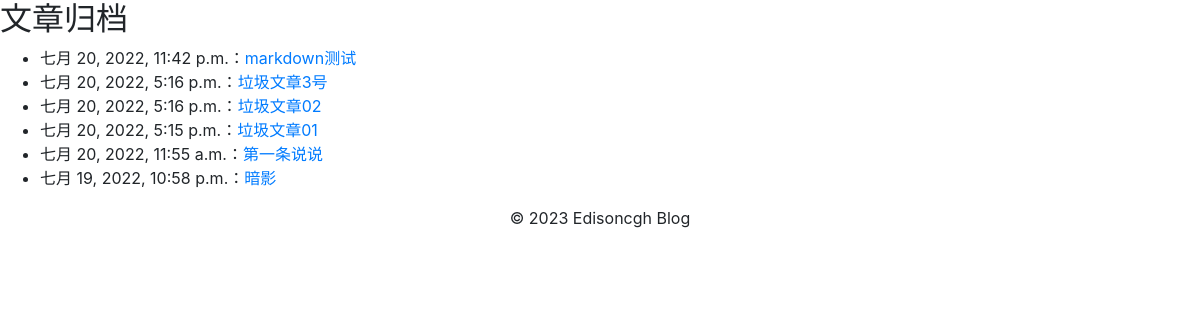
Screenshot of /blog/archive/ with the database file from the repository.
### blog/models.py (models this page shows, shortened)
class Article(models.Model):
    SMALL_TALK = 'sm'
    BLOG_ARTICLE = 'lg'
    CONTENT_TYPE_CHOICE = (
        (SMALL_TALK, '说说'),
        (BLOG_ARTICLE, '博文')
    )
    content_type = models.CharField(
        max_length=5,
        choices=CONTENT_TYPE_CHOICE,
        default=BLOG_ARTICLE,
        verbose_name='内容类型'
    )  # 内容类型，默认为博文
    category = models.ForeignKey(
        Category, on_delete=models.CASCADE, verbose_name='文章分类', null=True, blank=True)  # 外键，指向所属分类
    article_id = models.IntegerField(
        verbose_name='文章ID', primary_key=True)  # 主键，自增
    title = models.CharField(verbose_name='标题', max_length=50, default='无题')
    content = MDTextField(verbose_name='正文', blank=True, null=True)
    publish_date = models.DateTimeField(
        verbose_name='发布日期', default=timezone.now, editable=False)
    comment_num = models.PositiveIntegerField(
        verbose_name='评论数', default=0, editable=False)
    like_num = models.PositiveIntegerField(
        verbose_name='点赞数', default=0, editable=False)
    visit_num = models.PositiveIntegerField(
        verbose_name='浏览数', default=0, editable=False)
    class Meta:
        db_table = "articles"  # 数据库表名
        ordering = ['-publish_date']  # 按发布日志降序排序
        verbose_name = '文章'  # 指定后台显示模型名称
        verbose_name_plural = '所有文章'  # 指定后台显示模型复数名称

### blog/views.py (the view)
# urls.py: path('archive/', views.archive, name='archive'),
def archive(request):  # 归档页面
    articles = Article.objects.filter(
        publish_date__isnull=False
    ).order_by('-publish_date')
    return render(request, 'archive.html', {'articles': articles})

### blog/templates/archive.html (shortened to what this page needs)
{% extends 'base.html' %}
{% block content %}
<h2>文章归档</h2>
<ul>
    {% for article in articles %}
    <li>{{ article.publish_date }}：<a href="{% url 'blog:content' article.article_id %}">{{ article.title }}</a>
    </li>
    {% endfor %}
</ul>
{% endblock %}

### blog/templates/base.html (shortened to what this page needs)
<!DOCTYPE html>
<html>
<head>
    {% load static %}
    <link href="{% static 'mdeditor/css/editormd.min.css' %}" rel="stylesheet">
    <link href="{% static 'mdeditor/css/editormd.preview.css' %}" rel="stylesheet">
    <link rel="stylesheet" href="{%static 'plugins/OwO/OwO.min.css'%}">
    <link rel="stylesheet" href="https://cdn.jsdelivr.net/npm/bootstrap@4.6.2/dist/css/bootstrap.min.css"
>
    <link rel="stylesheet" href="https://unpkg.com/purecss@2.0.3/build/pure-min.css"
>
    <link rel="stylesheet" href="https://unpkg.com/purecss@1.0.0/build/base-min.css">
    <link rel="stylesheet" href="https://cdn.jsdelivr.net/npm/uikit@3.2.2/dist/css/uikit.min.css" />
</head>
<body>
    <main>
        {% block content %}{% endblock %}
    </main>
    <footer>
        <center>
            <p>&copy; {% now "Y" %} Edisoncgh Blog</p>
        </center>
    </footer>
</body>
</html>

### rows the page displays
Article: publish_date "七月 20, 2022, 11:42 p.m.", title "markdown测试"
Article: publish_date "七月 20, 2022, 5:16 p.m.", title "垃圾文章3号"
Article: publish_date "七月 20, 2022, 5:16 p.m.", title "垃圾文章02"
Article: publish_date "七月 20, 2022, 5:15 p.m.", title "垃圾文章01"
Article: publish_date "七月 20, 2022, 11:55 a.m.", title "第一条说说"
Article: publish_date "七月 19, 2022, 10:58 p.m.", title "暗影"
